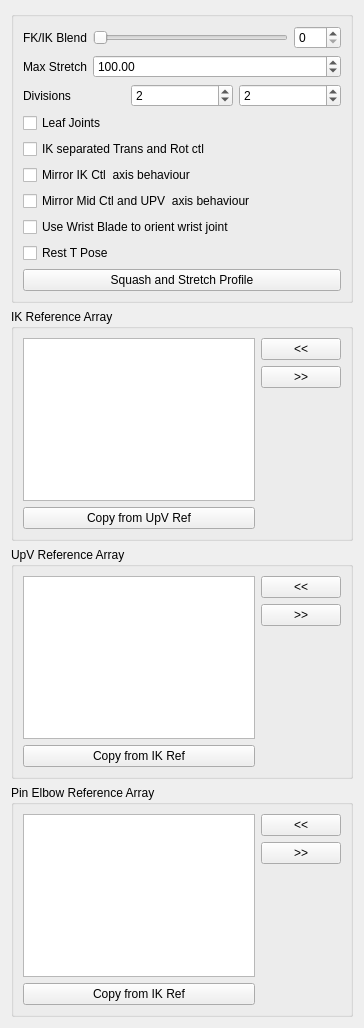
<?xml version="1.0" encoding="UTF-8"?>
<ui version="4.0">
 <class>Form</class>
 <widget class="QWidget" name="Form">
  <property name="geometry">
   <rect>
    <x>0</x>
    <y>0</y>
    <width>364</width>
    <height>1028</height>
   </rect>
  </property>
  <property name="windowTitle">
   <string>Form</string>
  </property>
  <layout class="QGridLayout" name="gridLayout">
   <item row="0" column="0">
    <widget class="QGroupBox" name="groupBox">
     <property name="title">
      <string/>
     </property>
     <layout class="QGridLayout" name="gridLayout_2">
      <item row="0" column="0">
       <layout class="QVBoxLayout" name="verticalLayout">
        <item>
         <layout class="QFormLayout" name="formLayout">
          <property name="fieldGrowthPolicy">
           <enum>QFormLayout::AllNonFixedFieldsGrow</enum>
          </property>
          <item row="0" column="0">
           <widget class="QLabel" name="ikfk_label">
            <property name="text">
             <string>FK/IK Blend</string>
            </property>
           </widget>
          </item>
          <item row="0" column="1">
           <layout class="QHBoxLayout" name="horizontalLayout_3">
            <item>
             <widget class="QSlider" name="ikfk_slider">
              <property name="minimumSize">
               <size>
                <width>0</width>
                <height>15</height>
               </size>
              </property>
              <property name="maximum">
               <number>100</number>
              </property>
              <property name="orientation">
               <enum>Qt::Horizontal</enum>
              </property>
             </widget>
            </item>
            <item>
             <widget class="QSpinBox" name="ikfk_spinBox">
              <property name="maximum">
               <number>100</number>
              </property>
             </widget>
            </item>
           </layout>
          </item>
          <item row="1" column="0">
           <widget class="QLabel" name="maxStretch_label">
            <property name="sizePolicy">
             <sizepolicy hsizetype="MinimumExpanding" vsizetype="MinimumExpanding">
              <horstretch>0</horstretch>
              <verstretch>0</verstretch>
             </sizepolicy>
            </property>
            <property name="text">
             <string>Max Stretch</string>
            </property>
           </widget>
          </item>
          <item row="1" column="1">
           <widget class="QDoubleSpinBox" name="maxStretch_spinBox">
            <property name="sizePolicy">
             <sizepolicy hsizetype="MinimumExpanding" vsizetype="Fixed">
              <horstretch>0</horstretch>
              <verstretch>0</verstretch>
             </sizepolicy>
            </property>
            <property name="minimum">
             <double>1.000000000000000</double>
            </property>
            <property name="maximum">
             <double>1000.000000000000000</double>
            </property>
            <property name="value">
             <double>100.000000000000000</double>
            </property>
           </widget>
          </item>
         </layout>
        </item>
        <item>
         <layout class="QHBoxLayout" name="horizontalLayout">
          <item>
           <widget class="QLabel" name="divisions_label">
            <property name="text">
             <string>Divisions</string>
            </property>
           </widget>
          </item>
          <item>
           <widget class="QSpinBox" name="div0_spinBox">
            <property name="minimum">
             <number>0</number>
            </property>
            <property name="value">
             <number>2</number>
            </property>
           </widget>
          </item>
          <item>
           <widget class="QSpinBox" name="div1_spinBox">
            <property name="minimum">
             <number>0</number>
            </property>
            <property name="value">
             <number>2</number>
            </property>
           </widget>
          </item>
         </layout>
        </item>
        <item>
         <widget class="QCheckBox" name="leafJoints_checkBox">
          <property name="text">
           <string>Leaf Joints</string>
          </property>
         </widget>
        </item>
        <item>
         <widget class="QCheckBox" name="ikTR_checkBox">
          <property name="text">
           <string>IK separated Trans and Rot ctl</string>
          </property>
         </widget>
        </item>
        <item>
         <widget class="QCheckBox" name="mirrorIK_checkBox">
          <property name="toolTip">
           <string extracomment="This option set the axis of the mid CTL (elbow) and the up vector control to move in a mirror behaviour ">This option set the axis of the mid CTL (elbow) and the up vector control to move in a mirror behaviour </string>
          </property>
          <property name="statusTip">
           <string extracomment="This option set the axis of the mid CTL (elbow) and the up vector control to move in a mirror behaviour ">This option set the axis of the mid CTL (elbow) and the up vector control to move in a mirror behaviour </string>
          </property>
          <property name="whatsThis">
           <string>This option set the axis of the mid CTL (elbow) and the up vector control to move in a mirror behaviour </string>
          </property>
          <property name="text">
           <string>Mirror IK Ctl  axis behaviour</string>
          </property>
         </widget>
        </item>
        <item>
         <widget class="QCheckBox" name="mirrorMid_checkBox">
          <property name="toolTip">
           <string extracomment="This option set the axis of the mid CTL (elbow) and the up vector control to move in a mirror behaviour ">This option set the axis of the mid CTL (elbow) and the up vector control to move in a mirror behaviour </string>
          </property>
          <property name="statusTip">
           <string extracomment="This option set the axis of the mid CTL (elbow) and the up vector control to move in a mirror behaviour ">This option set the axis of the mid CTL (elbow) and the up vector control to move in a mirror behaviour </string>
          </property>
          <property name="whatsThis">
           <string>This option set the axis of the mid CTL (elbow) and the up vector control to move in a mirror behaviour </string>
          </property>
          <property name="text">
           <string>Mirror Mid Ctl and UPV  axis behaviour</string>
          </property>
         </widget>
        </item>
        <item>
         <widget class="QCheckBox" name="useBlade_checkBox">
          <property name="toolTip">
           <string>&lt;html&gt;&lt;head/&gt;&lt;body&gt;&lt;p&gt;If checked, will use a blade to control the wrist joint orientation. This doesn't affect the controls that are align with the arm plane.&lt;/p&gt;&lt;/body&gt;&lt;/html&gt;</string>
          </property>
          <property name="statusTip">
           <string extracomment="This option set the axis of the mid CTL (elbow) and the up vector control to move in a mirror behaviour "/>
          </property>
          <property name="whatsThis">
           <string/>
          </property>
          <property name="text">
           <string>Use Wrist Blade to orient wrist joint</string>
          </property>
         </widget>
        </item>
        <item>
         <widget class="QCheckBox" name="TPoseRest_checkBox">
          <property name="toolTip">
           <string extracomment="This option set the axis of the mid CTL (elbow) and the up vector control to move in a mirror behaviour ">&lt;html&gt;&lt;head/&gt;&lt;body&gt;&lt;p&gt;If checked, the Rest pose for controls will be in T Pose&lt;/p&gt;&lt;/body&gt;&lt;/html&gt;</string>
          </property>
          <property name="statusTip">
           <string extracomment="This option set the axis of the mid CTL (elbow) and the up vector control to move in a mirror behaviour ">This option set the axis of the mid CTL (elbow) and the up vector control to move in a mirror behaviour </string>
          </property>
          <property name="whatsThis">
           <string>This option set the axis of the mid CTL (elbow) and the up vector control to move in a mirror behaviour </string>
          </property>
          <property name="text">
           <string>Rest T Pose</string>
          </property>
         </widget>
        </item>
        <item>
         <layout class="QHBoxLayout" name="horizontalLayout_2">
          <item>
           <widget class="QPushButton" name="squashStretchProfile_pushButton">
            <property name="text">
             <string>Squash and Stretch Profile</string>
            </property>
           </widget>
          </item>
         </layout>
        </item>
       </layout>
      </item>
     </layout>
    </widget>
   </item>
   <item row="1" column="0">
    <widget class="QGroupBox" name="ikRefArray_groupBox">
     <property name="title">
      <string>IK Reference Array</string>
     </property>
     <layout class="QGridLayout" name="gridLayout_3">
      <item row="0" column="0">
       <layout class="QHBoxLayout" name="ikRefArray_horizontalLayout">
        <item>
         <layout class="QVBoxLayout" name="ikRefArray_verticalLayout_1">
          <item>
           <widget class="QListWidget" name="ikRefArray_listWidget">
            <property name="dragDropOverwriteMode">
             <bool>true</bool>
            </property>
            <property name="dragDropMode">
             <enum>QAbstractItemView::InternalMove</enum>
            </property>
            <property name="defaultDropAction">
             <enum>Qt::MoveAction</enum>
            </property>
            <property name="alternatingRowColors">
             <bool>true</bool>
            </property>
            <property name="selectionMode">
             <enum>QAbstractItemView::ExtendedSelection</enum>
            </property>
            <property name="selectionRectVisible">
             <bool>false</bool>
            </property>
           </widget>
          </item>
          <item>
           <widget class="QPushButton" name="ikRefArray_copyRef_pushButton">
            <property name="text">
             <string>Copy from UpV Ref</string>
            </property>
           </widget>
          </item>
         </layout>
        </item>
        <item>
         <layout class="QVBoxLayout" name="ikRefArray_verticalLayout_2">
          <item>
           <widget class="QPushButton" name="ikRefArrayAdd_pushButton">
            <property name="text">
             <string>&lt;&lt;</string>
            </property>
           </widget>
          </item>
          <item>
           <widget class="QPushButton" name="ikRefArrayRemove_pushButton">
            <property name="text">
             <string>&gt;&gt;</string>
            </property>
           </widget>
          </item>
          <item>
           <spacer name="ikRefArray_verticalSpacer">
            <property name="orientation">
             <enum>Qt::Vertical</enum>
            </property>
            <property name="sizeHint" stdset="0">
             <size>
              <width>20</width>
              <height>40</height>
             </size>
            </property>
           </spacer>
          </item>
         </layout>
        </item>
       </layout>
      </item>
     </layout>
    </widget>
   </item>
   <item row="2" column="0">
    <widget class="QGroupBox" name="upvRefArray_groupBox">
     <property name="title">
      <string>UpV Reference Array</string>
     </property>
     <layout class="QGridLayout" name="gridLayout_5">
      <item row="0" column="0">
       <layout class="QHBoxLayout" name="upvRefArray_horizontalLayout">
        <item>
         <layout class="QVBoxLayout" name="upvRefArray_verticalLayout_1">
          <item>
           <widget class="QListWidget" name="upvRefArray_listWidget">
            <property name="dragDropOverwriteMode">
             <bool>true</bool>
            </property>
            <property name="dragDropMode">
             <enum>QAbstractItemView::InternalMove</enum>
            </property>
            <property name="defaultDropAction">
             <enum>Qt::MoveAction</enum>
            </property>
            <property name="alternatingRowColors">
             <bool>true</bool>
            </property>
            <property name="selectionMode">
             <enum>QAbstractItemView::ExtendedSelection</enum>
            </property>
            <property name="selectionRectVisible">
             <bool>false</bool>
            </property>
           </widget>
          </item>
          <item>
           <widget class="QPushButton" name="upvRefArray_copyRef_pushButton">
            <property name="text">
             <string>Copy from IK Ref</string>
            </property>
           </widget>
          </item>
         </layout>
        </item>
        <item>
         <layout class="QVBoxLayout" name="upvRefArray_verticalLayout_2">
          <item>
           <widget class="QPushButton" name="upvRefArrayAdd_pushButton">
            <property name="text">
             <string>&lt;&lt;</string>
            </property>
           </widget>
          </item>
          <item>
           <widget class="QPushButton" name="upvRefArrayRemove_pushButton">
            <property name="text">
             <string>&gt;&gt;</string>
            </property>
           </widget>
          </item>
          <item>
           <spacer name="upvRefArray_verticalSpacer">
            <property name="orientation">
             <enum>Qt::Vertical</enum>
            </property>
            <property name="sizeHint" stdset="0">
             <size>
              <width>20</width>
              <height>40</height>
             </size>
            </property>
           </spacer>
          </item>
         </layout>
        </item>
       </layout>
      </item>
     </layout>
    </widget>
   </item>
   <item row="3" column="0">
    <widget class="QGroupBox" name="pinRefArray_groupBox">
     <property name="title">
      <string>Pin Elbow Reference Array</string>
     </property>
     <layout class="QGridLayout" name="gridLayout_4">
      <item row="0" column="0">
       <layout class="QHBoxLayout" name="pinRefArray_horizontalLayout">
        <item>
         <layout class="QVBoxLayout" name="pinRefArray_verticalLayout">
          <item>
           <widget class="QListWidget" name="pinRefArray_listWidget">
            <property name="dragDropOverwriteMode">
             <bool>true</bool>
            </property>
            <property name="dragDropMode">
             <enum>QAbstractItemView::InternalMove</enum>
            </property>
            <property name="defaultDropAction">
             <enum>Qt::MoveAction</enum>
            </property>
            <property name="alternatingRowColors">
             <bool>true</bool>
            </property>
            <property name="selectionMode">
             <enum>QAbstractItemView::ExtendedSelection</enum>
            </property>
            <property name="selectionRectVisible">
             <bool>false</bool>
            </property>
           </widget>
          </item>
          <item>
           <widget class="QPushButton" name="pinRefArray_copyRef_pushButton">
            <property name="text">
             <string>Copy from IK Ref</string>
            </property>
           </widget>
          </item>
         </layout>
        </item>
        <item>
         <layout class="QVBoxLayout" name="pinRefArray_verticalLayout_2">
          <item>
           <widget class="QPushButton" name="pinRefArrayAdd_pushButton">
            <property name="text">
             <string>&lt;&lt;</string>
            </property>
           </widget>
          </item>
          <item>
           <widget class="QPushButton" name="pinRefArrayRemove_pushButton">
            <property name="text">
             <string>&gt;&gt;</string>
            </property>
           </widget>
          </item>
          <item>
           <spacer name="pinRefArray_verticalSpacer">
            <property name="orientation">
             <enum>Qt::Vertical</enum>
            </property>
            <property name="sizeHint" stdset="0">
             <size>
              <width>20</width>
              <height>40</height>
             </size>
            </property>
           </spacer>
          </item>
         </layout>
        </item>
       </layout>
      </item>
     </layout>
    </widget>
   </item>
  </layout>
 </widget>
 <resources/>
 <connections>
  <connection>
   <sender>ikfk_slider</sender>
   <signal>sliderMoved(int)</signal>
   <receiver>ikfk_spinBox</receiver>
   <slot>setValue(int)</slot>
   <hints>
    <hint type="sourcelabel">
     <x>144</x>
     <y>47</y>
    </hint>
    <hint type="destinationlabel">
     <x>220</x>
     <y>45</y>
    </hint>
   </hints>
  </connection>
  <connection>
   <sender>ikfk_spinBox</sender>
   <signal>valueChanged(int)</signal>
   <receiver>ikfk_slider</receiver>
   <slot>setValue(int)</slot>
   <hints>
    <hint type="sourcelabel">
     <x>222</x>
     <y>37</y>
    </hint>
    <hint type="destinationlabel">
     <x>182</x>
     <y>37</y>
    </hint>
   </hints>
  </connection>
 </connections>
</ui>
